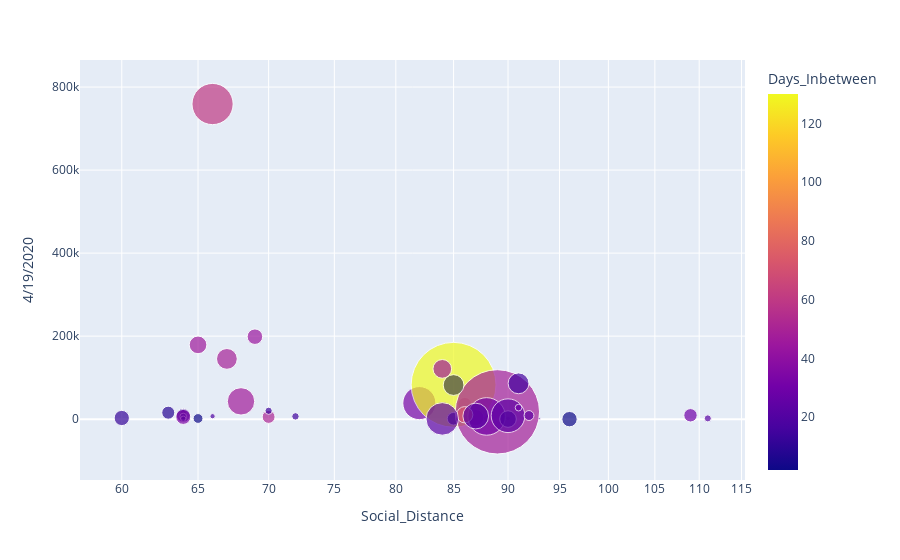

Here is the notebook cell this chart was saved with:
### Code cell
# visualize the following columns in "" from JHUdata
import plotly.express as px
fig = px.scatter(df, x="Social_Distance", y="4/19/2020", size="Population", color="Days_Inbetween",
           hover_name="Country/Region", log_x=True, size_max=60)
fig.show()

### Figure 1 — Plotly figure (JSON) as saved in the notebook; plotly's stock layout.template omitted (floating-point values rounded to 4 significant figures)
{"data": [{"hovertemplate": "<b>%{hovertext}</b><br><br>Social_Distance=%{x}<br>4/19/2020=%{y}<br>Population=%{marker.size}<br>Days_Inbetween=%{marker.color}<extra></extra>", "hovertext": ["Argentina", "Austria", "Brazil", "Bulgaria", "Canada", "China", "Colombia", "Croatia", "Czechia", "Estonia", "Germany", "Ghana", "Greece", "Hong Kong", "Hungary", "India", "Indonesia", "Iran", "Italy", "Kazakhstan", "Kenya", "Korea, South", "Malaysia", "Mexico", "Nigeria", "Norway", "Pakistan", "Peru", "Poland", "Portugal", "Romania", "Russia", "Saudi Arabia", "Serbia", "Slovakia", "Spain", "Switzerland", "Turkey", "Uganda", "Ukraine", "United Kingdom", "US"], "legendgroup": "", "marker": {"color": [12, 37, 33, 12, 64, 130, 17, 37, 15, 19, 49, 8, 21, 62, 22, 48, 31, null, 46, 2, 12, 72, 51, 22, 24, 19, 24, 9, 11, 14, 24, 47, 30, 9, 7, 44, 30, 16, 2, 34, 47, 60], "coloraxis": "coloraxis", "size": [45195777, 9006400, 212559409, 6948445, 37855702, 1397179342, 50882884, 4105268, 10708982, 1326539, 83783945, 31072945, 10423056, 7496988, 9660350, 1380004385, 273523621, 83992953, 60461828, 18776707, 53771300, 51269183, 32365998, 128932753, 206139587, 5421242, 220892331, 32971846, 37846605, 10196707, 19237682, 145934460, 34813867, 8737370, 5459643, 46754783, 8654618, 84339067, 45741000, 43733759, 67886004, 329466283], "sizemode": "area", "sizeref": 388100.0, "symbol": "circle"}, "mode": "markers", "name": "", "showlegend": false, "type": "scatter", "x": [60, 64, 82, 64, 86, 85, 87, 90, 72, 93, 67, 85, 64, 88, 111, 89, 88, 85, 65, 65, 90, 86, 70, 87, 84, 66, 90, 63, 64, 70, 92, 68, 109, 64, 64, 69, 91, 91, 96, 64, 84, 66], "xaxis": "x", "y": [2839, 14749, 38654, 894, 35632, 82780, 3792, 1871, 6746, 1528, 145184, 1042, 2235, 1025, 1916, 17615, 6575, 82211, 178972, 1676, 270, 10661, 5389, 7497, 627, 7078, 8348, 15628, 9287, 20206, 8746, 42853, 9362, 6318, 1161, 198674, 27740, 86306, 55, 5449, 121161, 759086], "yaxis": "y"}], "layout": {"autosize": true, "coloraxis": {"colorbar": {"title": {"text": "Days_Inbetween"}}, "colorscale": [[0, "#0d0887"], [0.1111, "#46039f"], [0.2222, "#7201a8"], [0.3333, "#9c179e"], [0.4444, "#bd3786"], [0.5556, "#d8576b"], [0.6667, "#ed7953"], [0.7778, "#fb9f3a"], [0.8889, "#fdca26"], [1, "#f0f921"]]}, "legend": {"itemsizing": "constant", "tracegroupgap": 0}, "margin": {"t": 60}, "xaxis": {"anchor": "y", "autorange": true, "domain": [0, 1], "range": [1.759, 2.062], "title": {"text": "Social_Distance"}, "type": "log"}, "yaxis": {"anchor": "x", "autorange": true, "domain": [0, 1], "range": [-204800.0, 895900.0], "title": {"text": "4/19/2020"}, "type": "linear"}}}
